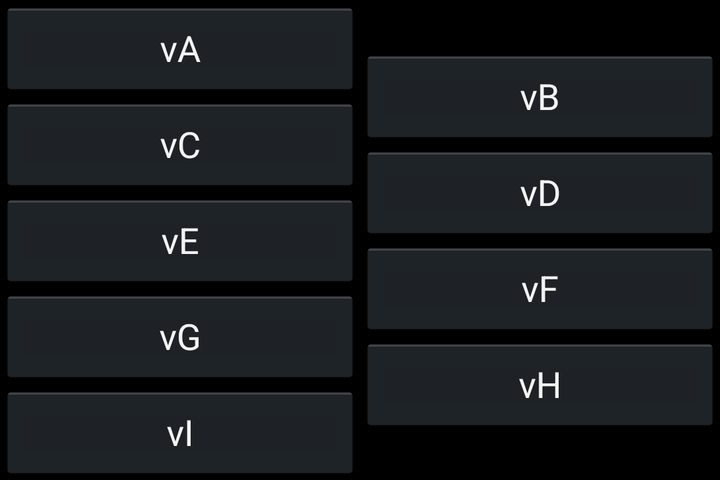
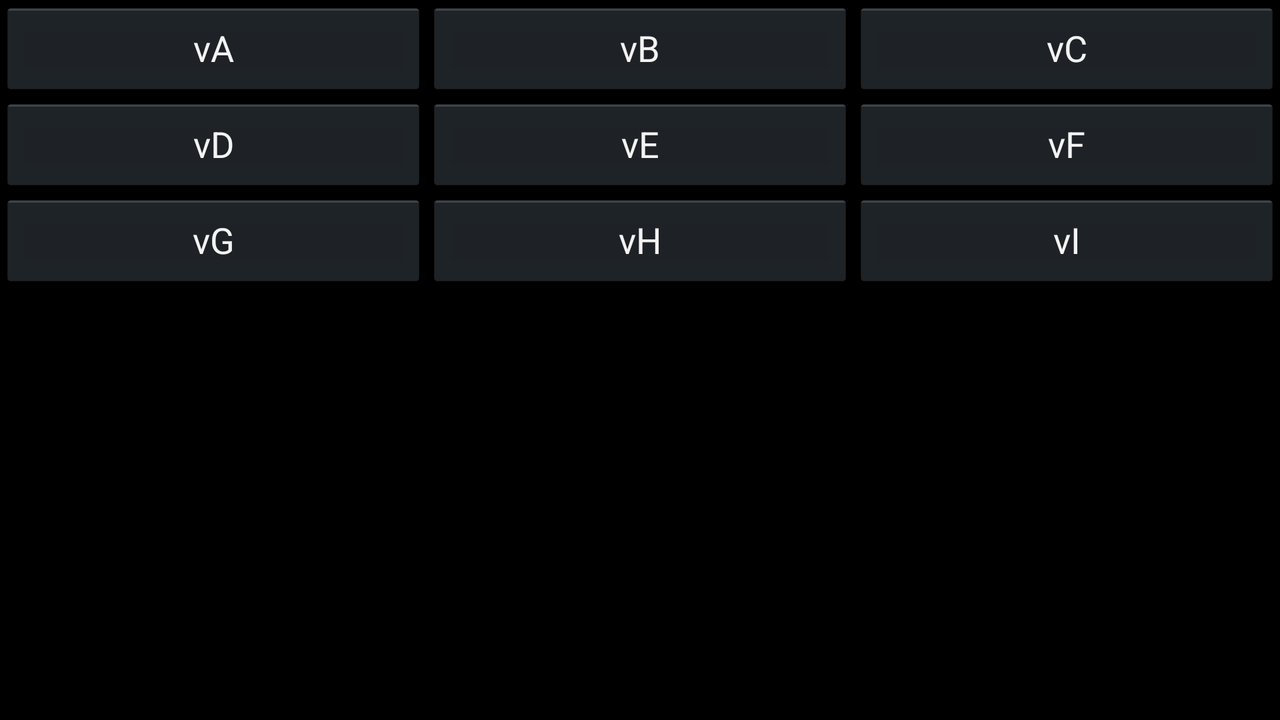

First picture: res/layout/ on a phone held upright. Second picture: the repository's own variant of that layout, on a device whose configuration matches the variant's folder. Source for both follows.
<!-- AndroidManifest.xml: application theme Theme.Blundell -->
<!-- res/layout/tab_3_layout.xml -->
<?xml version="1.0" encoding="utf-8"?>

<LinearLayout xmlns:android="http://schemas.android.com/apk/res/android"
  android:layout_width="match_parent"
  android:layout_height="wrap_content"
  android:layout_centerInParent="true"
  android:baselineAligned="false"
  android:orientation="horizontal">

  <LinearLayout
    android:id="@+id/innerLinearLayout3RowA"
    android:layout_width="match_parent"
    android:layout_height="wrap_content"
    android:layout_gravity="center_vertical"
    android:layout_weight="50"
    android:orientation="vertical">

    <Button
      android:id="@+id/btn_video1"
      android:layout_width="match_parent"
      android:layout_height="wrap_content"

      android:text="@string/button_video1" />

    <Button
      android:id="@+id/btn_video3"
      android:layout_width="match_parent"
      android:layout_height="wrap_content"

      android:text="@string/button_video3" />

    <Button
      android:id="@+id/btn_video5"
      android:layout_width="match_parent"
      android:layout_height="wrap_content"

      android:text="@string/button_video5" />

    <Button
      android:id="@+id/btn_video7"
      android:layout_width="match_parent"
      android:layout_height="wrap_content"

      android:text="@string/button_video7" />

    <Button
      android:id="@+id/btn_video9"
      android:layout_width="match_parent"
      android:layout_height="wrap_content"

      android:text="@string/button_video9" />
  </LinearLayout>

  <LinearLayout
    android:id="@+id/innerLinearLayout3RowB"
    android:layout_width="match_parent"
    android:layout_height="wrap_content"
    android:layout_gravity="center_vertical"
    android:layout_weight="50"
    android:orientation="vertical">

    <Button
      android:id="@+id/btn_video2"
      android:layout_width="match_parent"
      android:layout_height="wrap_content"

      android:text="@string/button_video2" />

    <Button
      android:id="@+id/btn_video4"
      android:layout_width="match_parent"
      android:layout_height="wrap_content"

      android:text="@string/button_video4" />

    <Button
      android:id="@+id/btn_video6"
      android:layout_width="match_parent"
      android:layout_height="wrap_content"

      android:text="@string/button_video6" />

    <Button
      android:id="@+id/btn_video8"
      android:layout_width="match_parent"
      android:layout_height="wrap_content"

      android:text="@string/button_video8" />
  </LinearLayout>
</LinearLayout>
<!-- resources referenced by this layout -->
<resources>
  <string name="button_video1">vA</string>
  <string name="button_video2">vB</string>
  <string name="button_video3">vC</string>
  <string name="button_video4">vD</string>
  <string name="button_video5">vE</string>
  <string name="button_video6">vF</string>
  <string name="button_video7">vG</string>
  <string name="button_video8">vH</string>
  <string name="button_video9">vI</string>
  <!-- from res/values-v21/ -->
  <style name="Theme.Blundell" parent="style/Theme.NoTitleBar" />
</resources>
<!-- res/layout-land/tab_3_layout.xml (the repository's variant of the layout above) -->
<!-- drawn on the phone turned sideways -->
<?xml version="1.0" encoding="utf-8"?>


<LinearLayout xmlns:android="http://schemas.android.com/apk/res/android"
  android:layout_width="match_parent"
  android:layout_height="match_parent"
  android:baselineAligned="false">

  <LinearLayout
    android:layout_width="0dip"
    android:layout_height="match_parent"
    android:layout_weight="33"
    android:orientation="vertical">

    <Button
      android:id="@+id/btn_video1"
      android:layout_width="match_parent"
      android:layout_height="wrap_content"

      android:text="@string/button_video1" />

    <Button
      android:id="@+id/btn_video4"
      android:layout_width="match_parent"
      android:layout_height="wrap_content"

      android:text="@string/button_video4" />

    <Button
      android:id="@+id/btn_video7"
      android:layout_width="match_parent"
      android:layout_height="wrap_content"

      android:text="@string/button_video7" />
  </LinearLayout>

  <LinearLayout
    android:layout_width="0dip"
    android:layout_height="match_parent"
    android:layout_weight="33"
    android:orientation="vertical">

    <Button
      android:id="@+id/btn_video2"
      android:layout_width="match_parent"
      android:layout_height="wrap_content"

      android:text="@string/button_video2" />

    <Button
      android:id="@+id/btn_video5"
      android:layout_width="match_parent"
      android:layout_height="wrap_content"

      android:text="@string/button_video5" />

    <Button
      android:id="@+id/btn_video8"
      android:layout_width="match_parent"
      android:layout_height="wrap_content"

      android:text="@string/button_video8" />
  </LinearLayout>

  <LinearLayout
    android:layout_width="0dip"
    android:layout_height="match_parent"
    android:layout_weight="33"
    android:orientation="vertical">

    <Button
      android:id="@+id/btn_video3"
      android:layout_width="match_parent"
      android:layout_height="wrap_content"

      android:text="@string/button_video3" />

    <Button
      android:id="@+id/btn_video6"
      android:layout_width="match_parent"
      android:layout_height="wrap_content"

      android:text="@string/button_video6" />

    <Button
      android:id="@+id/btn_video9"
      android:layout_width="match_parent"
      android:layout_height="wrap_content"

      android:text="@string/button_video9" />
  </LinearLayout>
</LinearLayout>
